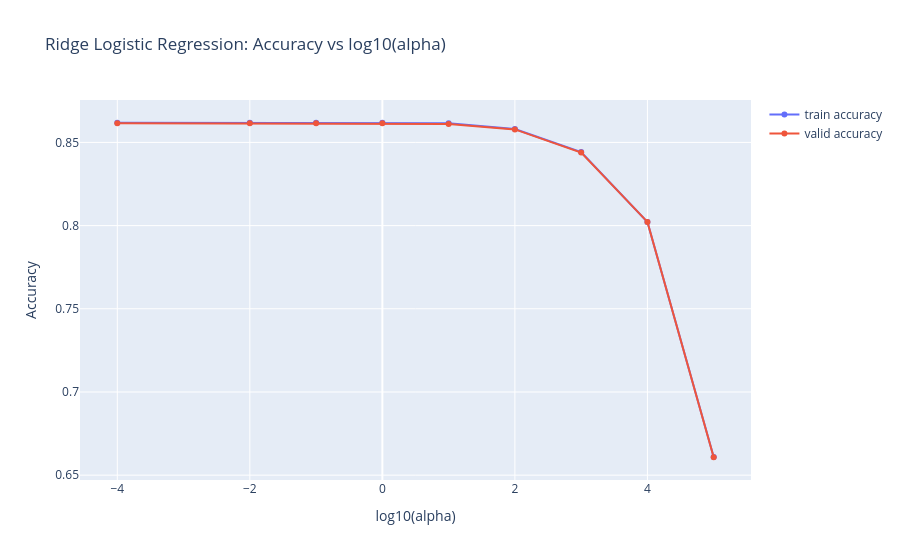

The notebook cell saved with this chart:
### Code cell
ridge_results = pd.DataFrame()
ridge_results['alpha'] = np.log10(alpha_grid)
ridge_results['train accuracy'] = ridgeCV.cv_results_['mean_train_score']
ridge_results['valid accuracy'] = ridgeCV.cv_results_['mean_test_score']

fig = go.Figure()
fig.add_trace(go.Scatter(x=ridge_results['alpha'], y=ridge_results['train accuracy'], mode='lines+markers', name='train accuracy'))
fig.add_trace(go.Scatter(x=ridge_results['alpha'], y=ridge_results['valid accuracy'], mode='lines+markers', name='valid accuracy'))
fig.update_layout(title='Ridge Logistic Regression: Accuracy vs log10(alpha)', xaxis_title='log10(alpha)', yaxis_title='Accuracy')
fig.show()

ridge_logreg = ridgeCV.best_estimator_
y_pred_ridge = ridge_logreg.predict(X_test)
ridge_classification_rep = classification_report(y_test, y_pred_ridge)
print('Ridge Logistic Regression Classification Report:')
print(ridge_classification_rep)
ridge_accuracy = accuracy_score(y_test, y_pred_ridge)
print(f'Ridge Logistic Regression Accuracy: {ridge_accuracy:.4f}')

### Figure 1 — Plotly figure (JSON) as saved in the notebook; plotly's stock layout.template omitted (floating-point values rounded to 4 significant figures)
{"data": [{"mode": "lines+markers", "name": "train accuracy", "type": "scatter", "x": [-4.0, -2.0, -1.0, 0.0, 1.0, 2.0, 3.0, 4.0, 5.0], "y": [0.8618, 0.8618, 0.8618, 0.8618, 0.8615, 0.8581, 0.8442, 0.8022, 0.6609]}, {"mode": "lines+markers", "name": "valid accuracy", "type": "scatter", "x": [-4.0, -2.0, -1.0, 0.0, 1.0, 2.0, 3.0, 4.0, 5.0], "y": [0.8616, 0.8616, 0.8615, 0.8615, 0.8611, 0.8578, 0.8439, 0.8022, 0.6608]}], "layout": {"title": {"text": "Ridge Logistic Regression: Accuracy vs log10(alpha)"}, "xaxis": {"title": {"text": "log10(alpha)"}}, "yaxis": {"title": {"text": "Accuracy"}}}}
